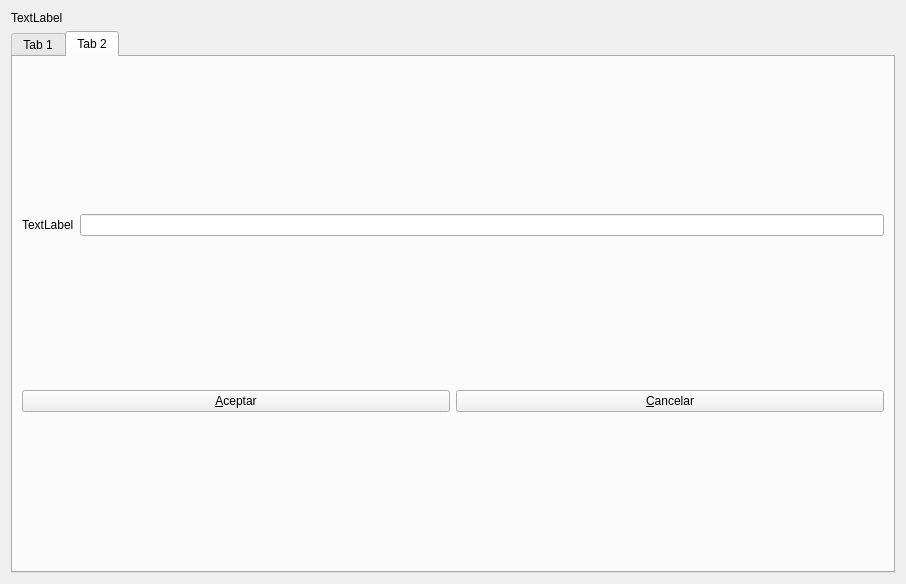
<?xml version="1.0" encoding="UTF-8"?>
<ui version="4.0">
 <class>Dialog</class>
 <widget class="QDialog" name="Dialog">
  <property name="geometry">
   <rect>
    <x>0</x>
    <y>0</y>
    <width>906</width>
    <height>584</height>
   </rect>
  </property>
  <property name="windowTitle">
   <string>Dialog</string>
  </property>
  <layout class="QVBoxLayout" name="verticalLayout">
   <item>
    <widget class="QLabel" name="lblTitulo">
     <property name="text">
      <string>TextLabel</string>
     </property>
    </widget>
   </item>
   <item>
    <widget class="QTabWidget" name="tabWidget">
     <property name="currentIndex">
      <number>1</number>
     </property>
     <widget class="QWidget" name="tabLista">
      <attribute name="title">
       <string>Tab 1</string>
      </attribute>
      <layout class="QGridLayout" name="gridLayout">
       <item row="0" column="0">
        <widget class="QLineEdit" name="lineEditBusqueda"/>
       </item>
       <item row="1" column="0">
        <widget class="QTableView" name="tableView"/>
       </item>
       <item row="2" column="0">
        <layout class="QHBoxLayout" name="horizontalLayout">
         <item>
          <widget class="QPushButton" name="btnAgregar">
           <property name="text">
            <string>Agregar</string>
           </property>
          </widget>
         </item>
         <item>
          <widget class="QPushButton" name="btnEditar">
           <property name="text">
            <string>&amp;Editar</string>
           </property>
           <property name="icon">
            <iconset>
             <activeon>../imagenes/modificar.png</activeon>
            </iconset>
           </property>
          </widget>
         </item>
         <item>
          <widget class="QPushButton" name="btnBorrar">
           <property name="text">
            <string>Borrar</string>
           </property>
          </widget>
         </item>
         <item>
          <widget class="QPushButton" name="btnCerrar">
           <property name="text">
            <string>Cerrar</string>
           </property>
          </widget>
         </item>
        </layout>
       </item>
      </layout>
     </widget>
     <widget class="QWidget" name="tabDetalle">
      <property name="toolTip">
       <string>Detalle de datos</string>
      </property>
      <attribute name="title">
       <string>Tab 2</string>
      </attribute>
      <layout class="QVBoxLayout" name="verticalLayout_2">
       <item>
        <layout class="QGridLayout" name="grdDatos">
         <item row="0" column="0">
          <widget class="QLabel" name="label">
           <property name="text">
            <string>TextLabel</string>
           </property>
          </widget>
         </item>
         <item row="0" column="1">
          <widget class="QLineEdit" name="lineEdit"/>
         </item>
        </layout>
       </item>
       <item>
        <layout class="QGridLayout" name="grdBotones">
         <item row="0" column="0">
          <widget class="QPushButton" name="btnAceptar">
           <property name="text">
            <string>&amp;Aceptar</string>
           </property>
          </widget>
         </item>
         <item row="0" column="1">
          <widget class="QPushButton" name="btnCancelar">
           <property name="text">
            <string>&amp;Cancelar</string>
           </property>
          </widget>
         </item>
        </layout>
       </item>
      </layout>
     </widget>
    </widget>
   </item>
  </layout>
 </widget>
 <tabstops>
  <tabstop>lineEditBusqueda</tabstop>
  <tabstop>btnEditar</tabstop>
  <tabstop>btnBorrar</tabstop>
  <tabstop>btnCerrar</tabstop>
  <tabstop>tableView</tabstop>
 </tabstops>
 <resources/>
 <connections/>
</ui>
